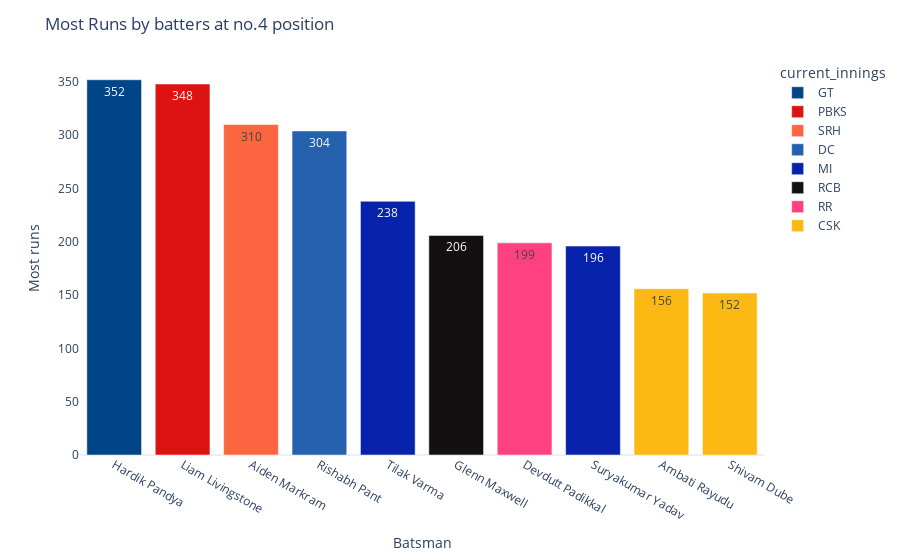

The cell this chart's notebook holds for it:
### Code cell
plot_batting_chart_by_pos(3,'Most Runs by batters at no.4 position')

### Figure 1 — Plotly figure (JSON) as saved in the notebook; plotly's stock layout.template omitted (floating-point values rounded to 4 significant figures)
{"data": [{"alignmentgroup": "True", "hovertemplate": "current_innings=GT<br>fullName=%{x}<br>Most runs=%{text}<extra></extra>", "legendgroup": "GT", "marker": {"color": "#004587", "pattern": {"shape": ""}}, "name": "GT", "offsetgroup": "GT", "orientation": "v", "showlegend": true, "text": [352], "textposition": "auto", "type": "bar", "x": ["Hardik Pandya"], "xaxis": "x", "y": [352], "yaxis": "y"}, {"alignmentgroup": "True", "hovertemplate": "current_innings=PBKS<br>fullName=%{x}<br>Most runs=%{text}<extra></extra>", "legendgroup": "PBKS", "marker": {"color": "#dd1212", "pattern": {"shape": ""}}, "name": "PBKS", "offsetgroup": "PBKS", "orientation": "v", "showlegend": true, "text": [348], "textposition": "auto", "type": "bar", "x": ["Liam Livingstone"], "xaxis": "x", "y": [348], "yaxis": "y"}, {"alignmentgroup": "True", "hovertemplate": "current_innings=SRH<br>fullName=%{x}<br>Most runs=%{text}<extra></extra>", "legendgroup": "SRH", "marker": {"color": "#fb653f", "pattern": {"shape": ""}}, "name": "SRH", "offsetgroup": "SRH", "orientation": "v", "showlegend": true, "text": [310], "textposition": "auto", "type": "bar", "x": ["Aiden Markram"], "xaxis": "x", "y": [310], "yaxis": "y"}, {"alignmentgroup": "True", "hovertemplate": "current_innings=DC<br>fullName=%{x}<br>Most runs=%{text}<extra></extra>", "legendgroup": "DC", "marker": {"color": "#2561AE", "pattern": {"shape": ""}}, "name": "DC", "offsetgroup": "DC", "orientation": "v", "showlegend": true, "text": [304], "textposition": "auto", "type": "bar", "x": ["Rishabh Pant"], "xaxis": "x", "y": [304], "yaxis": "y"}, {"alignmentgroup": "True", "hovertemplate": "current_innings=MI<br>fullName=%{x}<br>Most runs=%{text}<extra></extra>", "legendgroup": "MI", "marker": {"color": "#0722ab", "pattern": {"shape": ""}}, "name": "MI", "offsetgroup": "MI", "orientation": "v", "showlegend": true, "text": [238, 196], "textposition": "auto", "type": "bar", "x": ["Tilak Varma", "Suryakumar Yadav"], "xaxis": "x", "y": [238, 196], "yaxis": "y"}, {"alignmentgroup": "True", "hovertemplate": "current_innings=RCB<br>fullName=%{x}<br>Most runs=%{text}<extra></extra>", "legendgroup": "RCB", "marker": {"color": "#121010", "pattern": {"shape": ""}}, "name": "RCB", "offsetgroup": "RCB", "orientation": "v", "showlegend": true, "text": [206], "textposition": "auto", "type": "bar", "x": ["Glenn Maxwell"], "xaxis": "x", "y": [206], "yaxis": "y"}, {"alignmentgroup": "True", "hovertemplate": "current_innings=RR<br>fullName=%{x}<br>Most runs=%{text}<extra></extra>", "legendgroup": "RR", "marker": {"color": "#FF4081", "pattern": {"shape": ""}}, "name": "RR", "offsetgroup": "RR", "orientation": "v", "showlegend": true, "text": [199], "textposition": "auto", "type": "bar", "x": ["Devdutt Padikkal"], "xaxis": "x", "y": [199], "yaxis": "y"}, {"alignmentgroup": "True", "hovertemplate": "current_innings=CSK<br>fullName=%{x}<br>Most runs=%{text}<extra></extra>", "legendgroup": "CSK", "marker": {"color": "#fdb913", "pattern": {"shape": ""}}, "name": "CSK", "offsetgroup": "CSK", "orientation": "v", "showlegend": true, "text": [156, 152], "textposition": "auto", "type": "bar", "x": ["Ambati Rayudu", "Shivam Dube"], "xaxis": "x", "y": [156, 152], "yaxis": "y"}], "layout": {"barmode": "relative", "legend": {"title": {"text": "current_innings"}, "tracegroupgap": 0}, "margin": {"t": 60}, "title": {"text": "Most Runs by batters at no.4 position"}, "xaxis": {"anchor": "y", "categoryarray": ["Hardik Pandya", "Liam Livingstone", "Aiden Markram", "Rishabh Pant", "Tilak Varma", "Glenn Maxwell", "Devdutt Padikkal", "Suryakumar Yadav", "Ambati Rayudu", "Shivam Dube"], "categoryorder": "array", "domain": [0, 1], "showgrid": false, "title": {"text": "Batsman"}}, "yaxis": {"anchor": "x", "domain": [0, 1], "showgrid": false, "title": {"text": "Most runs"}}}}
